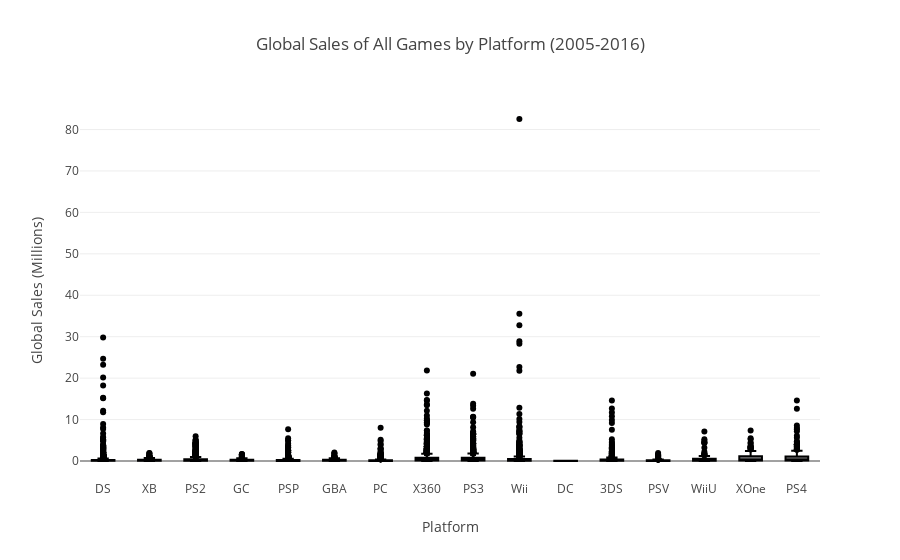

Notebook code for this chart:
### Code cell
fig = px.box(filtered_df, x='platform', y='total_sales',
             title='Global Sales of All Games by Platform (2005-2016)',
             labels={'total_sales': 'Global Sales (Millions)', 'platform': 'Platform'})



fig.show()

### Figure 1 — Plotly figure (JSON) as saved in the notebook; plotly's stock layout.template omitted (floating-point values rounded to 4 significant figures; data arrays with more than 128 entries replaced by an {"elided": "..."} marker saying what was removed)
{"data": [{"alignmentgroup": "True", "hovertemplate": "Platform=%{x}<br>Global Sales (Millions)=%{y}<extra></extra>", "legendgroup": "", "marker": {"color": "#000001"}, "name": "", "notched": false, "offsetgroup": "", "orientation": "v", "showlegend": false, "type": "box", "x": {"elided": "10770 str values"}, "x0": " ", "xaxis": "x", "y": {"elided": "10770 float values"}, "y0": " ", "yaxis": "y"}], "layout": {"boxmode": "group", "legend": {"tracegroupgap": 0}, "title": {"text": "Global Sales of All Games by Platform (2005-2016)"}, "xaxis": {"anchor": "y", "domain": [0, 1], "title": {"text": "Platform"}}, "yaxis": {"anchor": "x", "domain": [0, 1], "title": {"text": "Global Sales (Millions)"}}}}
